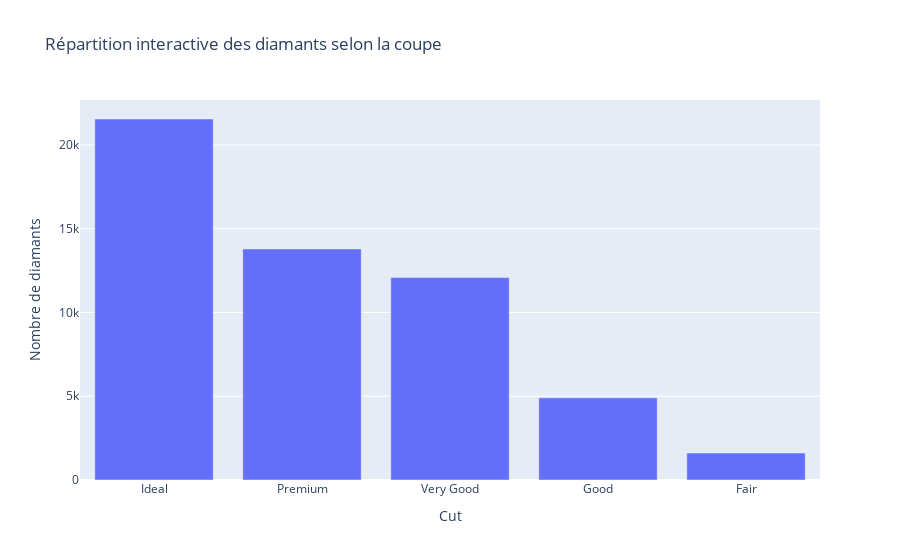

The code cell stored with this chart in its notebook:
### Code cell
import plotly.express as px

cut_df = cut_counts.reset_index()
cut_df.columns = ['cut', 'count']
fig = px.bar(cut_df, x='cut', y='count', labels={'cut': 'Cut', 'count': 'Nombre de diamants'}, title='Répartition interactive des diamants selon la coupe')
fig.show()

### Figure 1 — Plotly figure (JSON) as saved in the notebook; plotly's stock layout.template omitted (floating-point values rounded to 4 significant figures)
{"data": [{"alignmentgroup": "True", "hovertemplate": "Cut=%{x}<br>Nombre de diamants=%{y}<extra></extra>", "legendgroup": "", "marker": {"color": "#636efa", "pattern": {"shape": ""}}, "name": "", "offsetgroup": "", "orientation": "v", "showlegend": false, "textposition": "auto", "type": "bar", "x": ["Ideal", "Premium", "Very Good", "Good", "Fair"], "xaxis": "x", "y": [21551, 13791, 12082, 4906, 1610], "yaxis": "y"}], "layout": {"barmode": "relative", "legend": {"tracegroupgap": 0}, "title": {"text": "Répartition interactive des diamants selon la coupe"}, "xaxis": {"anchor": "y", "domain": [0, 1], "title": {"text": "Cut"}}, "yaxis": {"anchor": "x", "domain": [0, 1], "title": {"text": "Nombre de diamants"}}}}
